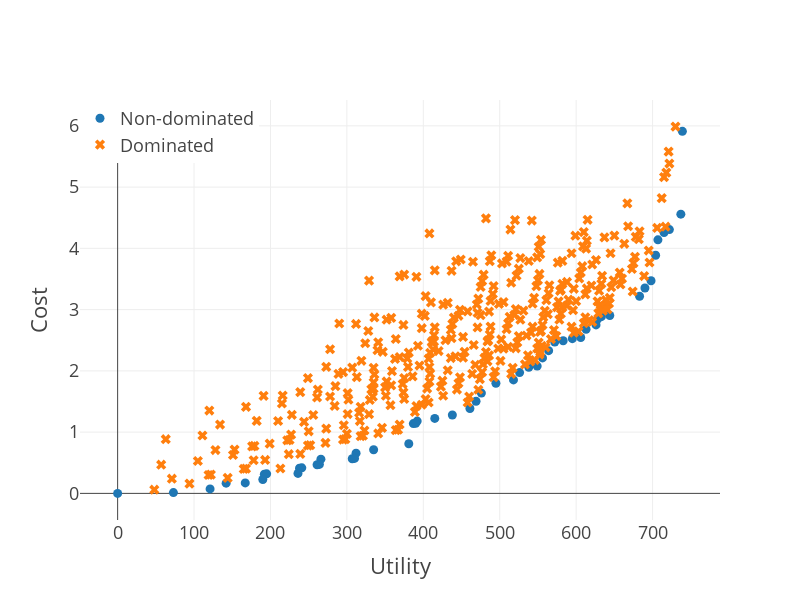

This figure's notebook cell:
### Code cell
P_fe, D_all_fe = knapsack_fe(item_weights, item_utilities, item_costs, W=300) # weight limit=W
draw_pareto_frontier(P_fe, D_all_fe)

### Figure 1 — Plotly figure (JSON) as saved in the notebook; plotly's stock layout.template omitted (floating-point values rounded to 4 significant figures; data arrays with more than 128 entries replaced by an {"elided": "..."} marker saying what was removed)
{"data": [{"mode": "markers", "name": "Non-dominated", "type": "scatter", "x": [0, 73, 121, 192, 167, 238, 195, 266, 241, 312, 142, 190, 261, 236, 307, 264, 335, 392, 310, 381, 438, 415, 476, 387, 390, 461, 518, 495, 538, 595, 572, 556, 613, 707, 633, 690, 469, 526, 564, 715, 704, 698, 737, 739, 549, 606, 583, 628, 626, 683, 722, 644], "y": [0, 0.0125, 0.07286, 0.3126, 0.1713, 0.411, 0.3185, 0.5583, 0.417, 0.6567, 0.1666, 0.227, 0.4667, 0.3254, 0.5652, 0.4726, 0.7124, 1.18, 0.5711, 0.8108, 1.279, 1.224, 1.638, 1.139, 1.145, 1.385, 1.853, 1.798, 2.058, 2.526, 2.471, 2.212, 2.68, 4.139, 2.885, 3.353, 1.504, 1.971, 2.33, 4.257, 3.888, 3.471, 4.559, 5.911, 2.078, 2.546, 2.491, 2.847, 2.751, 3.219, 4.306, 2.905]}, {"marker": {"symbol": "x"}, "mode": "markers", "name": "Dominated", "type": "scatter", "x": {"elided": "345 int values"}, "y": {"elided": "345 float values"}}], "layout": {"height": 600, "legend": {"x": 0, "y": 1}, "width": 800, "xaxis": {"autorange": true, "range": [-49.23, 788.2], "title": {"text": "Utility"}, "type": "linear"}, "yaxis": {"autorange": true, "range": [-0.4347, 6.422], "title": {"text": "Cost"}, "type": "linear"}}}
